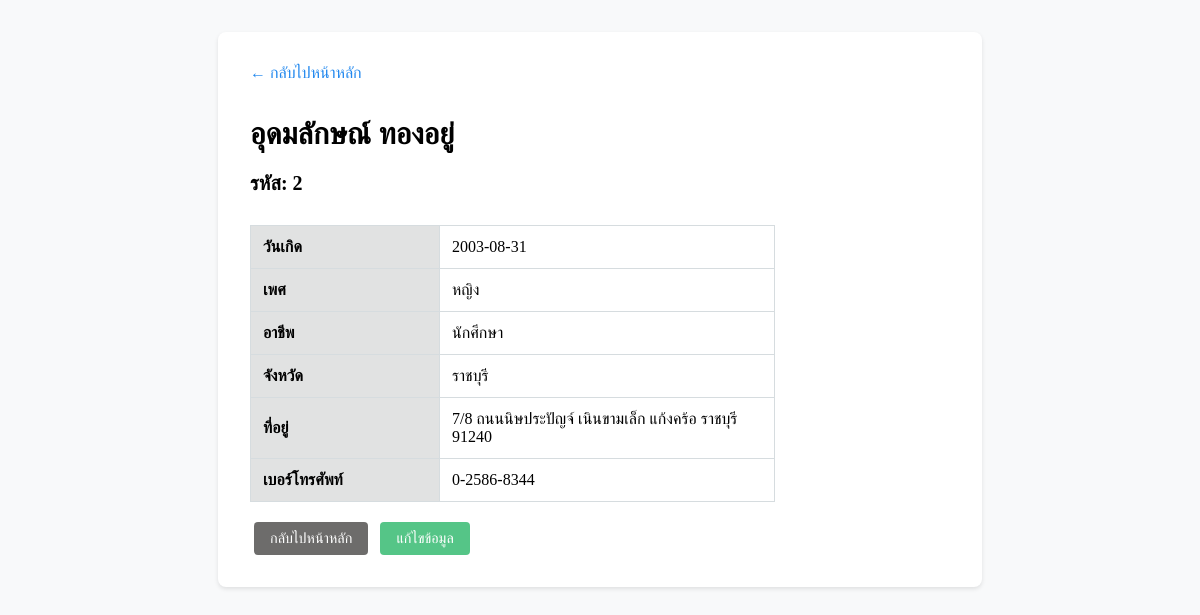
The app's page /webroot/detail.php?id=2 with its own data.
### tables this page shows
CREATE TABLE `address` (
      `id` int(11) NOT NULL AUTO_INCREMENT PRIMARY KEY,
      `fullname` varchar(250) NOT NULL,
      `gender` varchar(10) NOT NULL,
      `birthdate` date NOT NULL,
      `occupation` varchar(250) NOT NULL,
      `address` text NOT NULL,
      `province` varchar(100) NOT NULL,
      `phone` varchar(50) NOT NULL
    );

### webroot/detail.php (the view, shortened to what this page needs)
<?php
$link = require_once 'db_connect.inc.php';
$id = $_GET["id"];
$query = "SELECT * FROM address WHERE id = $id";
try {
    $result = mysqli_query($link, $query);
    $person = mysqli_fetch_assoc($result);
} catch (mysqli_sql_exception $e) {
    error_log($e);
    die("Failed to get person detail : " . $e->getMessage());
}
?>
<!DOCTYPE html>
<html lang="en">
<head>
    <link rel="stylesheet" href="css/detail.css">
</head>
<body>
    <div class="container">
        <a href="index.php" class="to-persons">← กลับไปหน้าหลัก</a>
        <h1><?= $person['fullname'] ?></h1>
        <p class="id">รหัส: <?= $person['id'] ?></p>
        <div class="content">
            <table>
                <tr>
                    <th>วันเกิด</th>
                    <td><?= $person['birthdate'] ?></td>
                </tr>
                <tr>
                    <th>เพศ</th>
                    <td><?= $person['gender'] ?></td>
                </tr>
                <tr>
                    <th>อาชีพ</th>
                    <td><?= $person['occupation'] ?></td>
                </tr>
                <tr>
                    <th>จังหวัด</th>
                    <td><?= $person['province'] ?></td>
                </tr>
                <tr>
                    <th>ที่อยู่</th>
                    <td><?= $person['address'] ?></td>
                </tr>
                <tr>
                    <th>เบอร์โทรศัพท์</th>
                    <td><?= $person['phone'] ?></td>
                </tr>
            </table>
        </div>
        <div class="button-group">
            <a href="index.php" class="btn btn-back">กลับไปหน้าหลัก</a>
            <a href="edit.php?id=<?= $person['id']; ?>" class="btn btn-edit">แก้ไขข้อมูล</a>
        </div>
    </div>
</body>
</html>

### webroot/css/detail.css (style rules this page uses)
body { padding: 2rem; background-color: #f8f9fa; margin: 0; }
h1 { padding-top: 15px; font-size: 30px; font-weight: bold; }
table { margin-top: 10px; border-collapse: collapse; width: 100%; }
table th, table tr td { border: 1px solid rgb(214, 220, 223); padding-top: 0.75rem; padding-bottom: 0.75rem; padding-left: 0.75rem; }
table tr th { background-color: rgb(225, 226, 226); text-align: left; width: 175px; }
.id { font-weight: bold; font-size: 20px; }
.container { max-width: 700px; margin: 0 auto; background: white; padding: 2rem; border-radius: 8px; box-shadow: 0 2px 4px rgba(0, 0, 0, 0.1); }
.to-persons { text-decoration: none; color: rgb(34, 136, 238); display: inline-block; }
.content { display: flex; justify-content: flex-start; width: 75%; }
.button-group { margin-top: 20px; }
.btn { display: inline-block; padding: 0.5rem 1rem; border-radius: 4px; text-decoration: none; font-weight: 500; font-size: 0.9rem; margin: 0 0.25rem; transition: all 0.2s ease; }
.btn-edit { background-color: rgb(85, 197, 135); color: white; }
.btn-back { background-color: rgb(109, 108, 107); color: white; }

### records on screen
address: fullname "อุดมลักษณ์ ทองอยู่", id "2", birthdate "2003-08-31", gender "หญิง", occupation "นักศึกษา", province "ราชบุรี", address "7/8 ถนนนิษประปัญจ์ เนินขามเล็ก แก้งคร้อ ราชบุรี 91240", phone "0-2586-8344"
